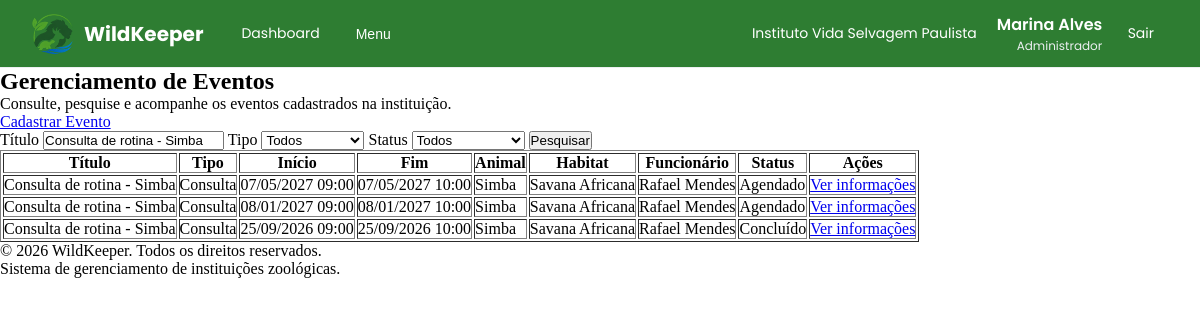
Screenshot of /src/eventos/index.php?titulo=Consulta de rotina - Simba (signed in) with the database file from the repository.
### tables this page shows
CREATE TABLE
    IF NOT EXISTS eventos (
        id INT PRIMARY KEY AUTO_INCREMENT,
        titulo VARCHAR(255) NOT NULL,
        descricao TEXT,
        tipo ENUM (
            'Consulta',
            'Vacinação',
            'Alimentação',
            'Manutenção',
            'Transferência',
            'Outro'
        ),
        data_inicio DATETIME NOT NULL,
        data_fim DATETIME NOT NULL,
        animal_id INT DEFAULT NULL,
        habitat_id INT DEFAULT NULL,
        funcionario_id INT NOT NULL,
        status ENUM (
            'Agendado',
            'Em andamento',
            'Concluído',
            'Cancelado'
        ) DEFAULT 'Agendado',
        instituicao_id INT NOT NULL,
        FOREIGN KEY (animal_id) REFERENCES animais (id),
        FOREIGN KEY (habitat_id) REFERENCES habitats (id),
        FOREIGN KEY (funcionario_id) REFERENCES users (id),
        FOREIGN KEY (instituicao_id) REFERENCES instituicoes (id),
        created_at TIMESTAMP DEFAULT CURRENT_TIMESTAMP,
        updated_at TIMESTAMP DEFAULT CURRENT_TIMESTAMP ON UPDATE CURRENT_TIMESTAMP
    );

CREATE TABLE
    IF NOT EXISTS animais (
        id INT PRIMARY KEY AUTO_INCREMENT,
        nome VARCHAR(100) NOT NULL,
        sexo ENUM ('Masculino', 'Feminino', 'Indeterminado'),
        data_nascimento DATE DEFAULT NULL,
        data_chegada DATE DEFAULT NULL,
        peso DECIMAL(10, 3) NOT NULL,  
        altura DECIMAL(10, 3) NOT NULL,  
        microchip VARCHAR(20) NOT NULL UNIQUE,
        observacoes TEXT,
        especie_id INT NOT NULL,
        habitat_id INT NOT NULL,
        status_id INT NOT NULL,
        saude_status_id INT NOT NULL,
        instituicao_id INT NOT NULL,
        FOREIGN KEY (especie_id) REFERENCES especies (id),
        FOREIGN KEY (habitat_id) REFERENCES habitats (id),
        FOREIGN KEY (status_id) REFERENCES status_animais (id),
        FOREIGN KEY (saude_status_id) REFERENCES saude_status (id),
        FOREIGN KEY (instituicao_id) REFERENCES instituicoes (id),
        created_at TIMESTAMP DEFAULT CURRENT_TIMESTAMP,
        updated_at TIMESTAMP DEFAULT CURRENT_TIMESTAMP ON UPDATE CURRENT_TIMESTAMP
    );

CREATE TABLE
    IF NOT EXISTS habitats (
        id INT PRIMARY KEY AUTO_INCREMENT,
        nome VARCHAR(50) NOT NULL,
        descricao TEXT NOT NULL,
        bioma VARCHAR(50) NOT NULL,
        temperatura DECIMAL(5, 2) NOT NULL,  
        umidade DECIMAL(5, 2) NOT NULL,  
        capacidade INT NOT NULL,  
        status ENUM ('Ativo', 'Em manutenção', 'Interditado') DEFAULT 'Ativo',
        instituicao_id INT NOT NULL,
        FOREIGN KEY (instituicao_id) REFERENCES instituicoes (id),
        created_at TIMESTAMP DEFAULT CURRENT_TIMESTAMP,
        updated_at TIMESTAMP DEFAULT CURRENT_TIMESTAMP ON UPDATE CURRENT_TIMESTAMP
    );

CREATE TABLE
    IF NOT EXISTS users (
        id INT PRIMARY KEY AUTO_INCREMENT,
        nome VARCHAR(100) NOT NULL,
        cpf VARCHAR(14) NOT NULL UNIQUE,
        data_nascimento DATE NOT NULL,
        genero ENUM (
            'Masculino',
            'Feminino',
            'Não-binário',
            'Outro',
            'Prefiro não informar'
        ) NOT NULL,
        telefone VARCHAR(20) NOT NULL UNIQUE,
        email VARCHAR(100) NOT NULL UNIQUE,
        senha_hash VARCHAR(255) NOT NULL,
        cargo_id INT NOT NULL,
        status ENUM ('Ativo', 'Férias', 'Afastado', 'Desligado') DEFAULT 'Ativo',
        instituicao_id INT NOT NULL,
        FOREIGN KEY (cargo_id) REFERENCES cargos (id),
        FOREIGN KEY (instituicao_id) REFERENCES instituicoes (id),
        created_at TIMESTAMP DEFAULT CURRENT_TIMESTAMP,
        updated_at TIMESTAMP DEFAULT CURRENT_TIMESTAMP ON UPDATE CURRENT_TIMESTAMP
    );

### src/includes/autenticacao.php (called while the page is built, shortened)
<?php
function nivelMinimo($nivel){
    return $_SESSION['nivel'] >= $nivel;
}
?>

### src/eventos/index.php (the view, shortened to what this page needs)
<?php
include "../includes/funcoes.php";
include "../includes/autenticacao.php";
$tituloFiltrado = trim($_GET['titulo'] ?? "");
$sql = "SELECT
    eventos.id,
    eventos.titulo,
    eventos.descricao,
    eventos.tipo,
    eventos.data_inicio,
    eventos.data_fim,
    eventos.status,
    eventos.animal_id,
    eventos.habitat_id,
    animais.nome AS animal_nome,
    habitats.nome AS habitat_nome,
    eventos.funcionario_id,
    users.nome AS funcionario_nome
FROM eventos
LEFT JOIN animais ON animais.id = eventos.animal_id
LEFT JOIN habitats ON habitats.id = eventos.habitat_id
INNER JOIN users ON users.id = eventos.funcionario_id
WHERE eventos.instituicao_id = ?";
$params = [
    $_SESSION['instituicao_id']
];
$types = "i";
if ($tituloFiltrado != "") {
    $sql .= " AND eventos.titulo LIKE ?";
    $params[] = "%$tituloFiltrado%";
    $types .= "s";
}
$sql .= " ORDER BY eventos.data_inicio DESC";
$stmt = $conexao->prepare($sql);
$stmt->bind_param($types, ...$params);
$stmt->execute();
$result = $stmt->get_result();
?>
<!DOCTYPE html>
<html lang="pt-br">
<head>
    <link rel="stylesheet" href="../../assets/css/reset.css">
    <link rel="stylesheet" href="../../assets/css/dashboard_global.css">
    <link rel="stylesheet" href="../../assets/css/tabela.css">
</head>
<body>
    <?php include "../includes/dashboard-header.php" ?>
    <main>
        <section>
            <h1>Gerenciamento de Eventos</h1>
            <p>Consulte, pesquise e acompanhe os eventos cadastrados na instituição.</p>
            <?php if (nivelMinimo(40)): ?>
                <a href="cadastrar_evento.php">Cadastrar Evento</a>
            <?php endif; ?>
            <form action="index.php" method="get">
                <label for="titulo">Título</label>
                <input type="text" data-pesquisa="titulo" data-campos="titulo" name="titulo" id="titulo" placeholder="Encontrar pelo título" value="<?= htmlspecialchars($tituloFiltrado) ?>">
                <label for="tipo">Tipo</label>
                <select name="tipo" id="tipo">
                    <option value="">Todos</option>
                </select>
                <label for="status">Status</label>
                <select name="status" id="status">
                    <option value="">Todos</option>
                </select>
                <button type="submit">Pesquisar</button>
            </form>
            <table border="1" id="tabela">
                <thead>
                    <tr>
                        <th>Título</th>
                        <th>Tipo</th>
                        <th>Início</th>
                        <th>Fim</th>
                        <th>Animal</th>
                        <th>Habitat</th>
                        <th>Funcionário</th>
                        <th>Status</th>
                        <th>Ações</th>
                    </tr>
                </thead>
                <tbody>
                    <?php if ($result->num_rows > 0): ?>
                        <?php while ($evento = $result->fetch_assoc()): ?>
                            <tr>
                                <td data-campo="titulo"><?= htmlspecialchars($evento['titulo']) ?></td>
                                <td><?= htmlspecialchars($evento['tipo']) ?></td>
                                <td><?= date("d/m/Y H:i", strtotime($evento['data_inicio'])) ?></td>
                                <td><?= date("d/m/Y H:i", strtotime($evento['data_fim'])) ?></td>
                                <td>
                                    <?= $evento['animal_nome'] ? htmlspecialchars($evento['animal_nome']) : "—" ?>
                                </td>
                                <td>
                                    <?= $evento['habitat_nome'] ? htmlspecialchars($evento['habitat_nome']) : "—" ?>
                                </td>
                                <td><?= htmlspecialchars($evento['funcionario_nome']) ?></td>
                                <td><?= htmlspecialchars($evento['status']) ?></td>
                                <td>
                                    <a href="mostrar_evento.php?id=<?= $evento['id'] ?>">Ver informações</a>
                                </td>
                            </tr>
                        <?php endwhile; ?>
                    <?php else: ?>
                        <tr>
                            <td colspan="9">Nenhum evento encontrado.</td>
                        </tr>
                    <?php endif; ?>
                </tbody>
            </table>
        </section>
    </main>
    <?php include "../includes/dashboard-footer.php" ?>
</body>
</html>

### assets/css/dashboard_global.css (style rules this page uses)
:root { --verde-principal: #2E7D32; --verde-claro: #81C784; --azul: #1565C0; --cinza: #ECEFF1; --branco: #FFFFFF; --erro-sair: #D32F2F; --sucesso: #388E3C; --texto: #263238; }

### rows the page displays
eventos: titulo "Consulta de rotina - Simba", tipo "Consulta", data_inicio "07/05/2027 09:00", data_fim "07/05/2027 10:00", animal.nome "Simba", habitat.nome "Savana Africana", funcionario.nome "Rafael Mendes", status "Agendado"
eventos: titulo "Consulta de rotina - Simba", tipo "Consulta", data_inicio "08/01/2027 09:00", data_fim "08/01/2027 10:00", animal.nome "Simba", habitat.nome "Savana Africana", funcionario.nome "Rafael Mendes", status "Agendado"
eventos: titulo "Consulta de rotina - Simba", tipo "Consulta", data_inicio "25/09/2026 09:00", data_fim "25/09/2026 10:00", animal.nome "Simba", habitat.nome "Savana Africana", funcionario.nome "Rafael Mendes", status "Concluído"

### other values shown
$_SESSION['instituicao_nome'] "Instituto Vida Selvagem Paulista"
$_SESSION['nome'] "Marina Alves"
$_SESSION['cargo_nome'] "Administrador"
